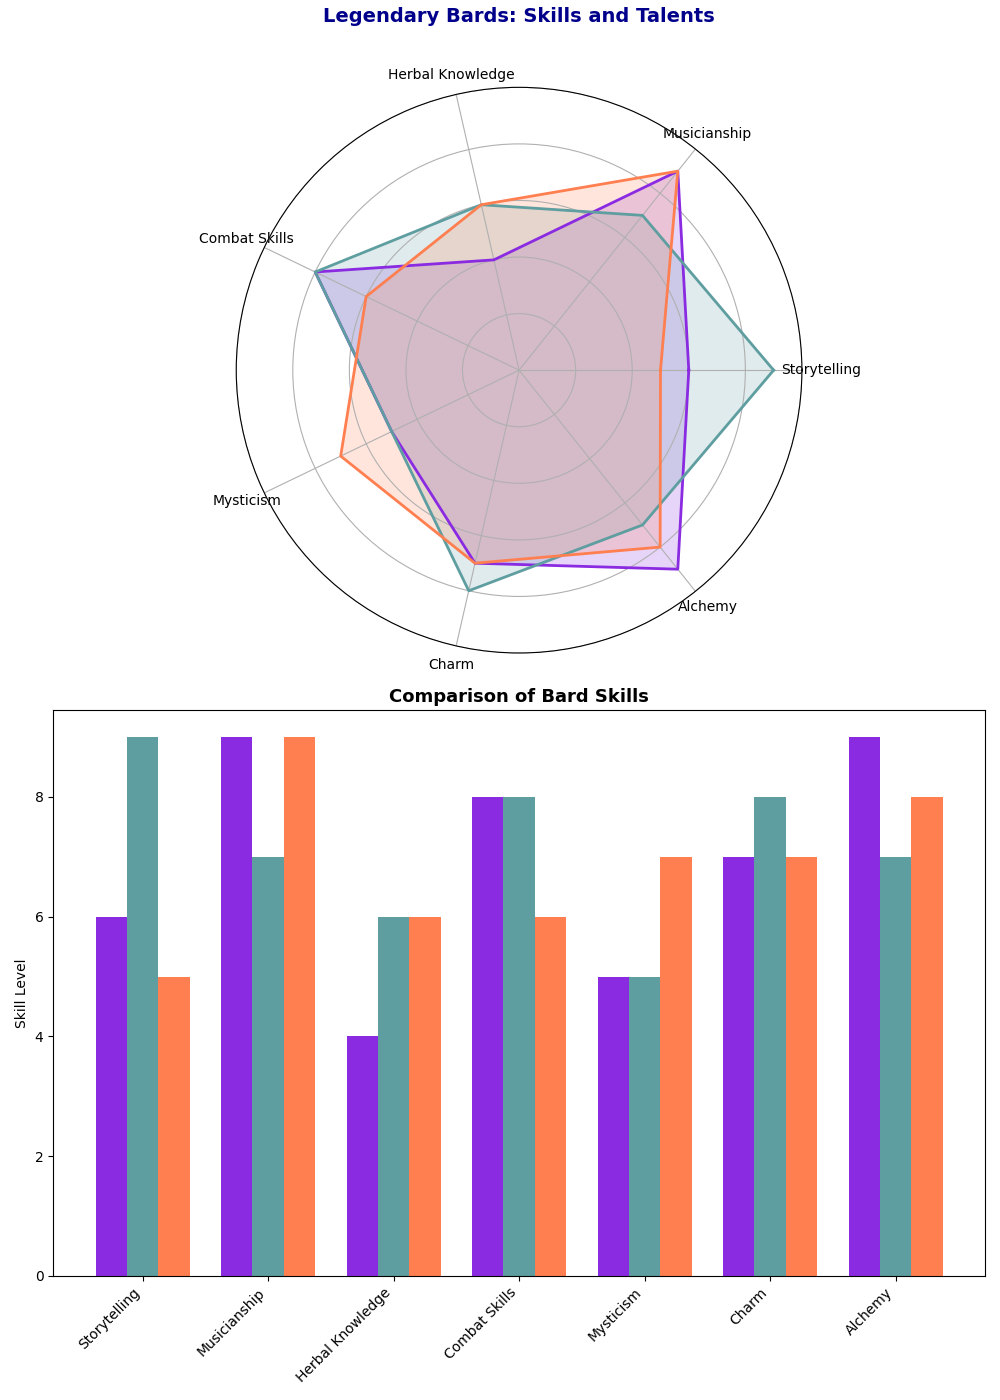

Python code for this plot:
import numpy as np
import matplotlib.pyplot as plt
from math import pi

categories = ['Storytelling', 'Musicianship', 'Herbal Knowledge', 'Combat Skills', 'Mysticism', 'Charm', 'Alchemy']

bard_1 = np.array([6, 9, 4, 8, 5, 7, 9])
bard_2 = np.array([9, 7, 6, 8, 5, 8, 7])
bard_3 = np.array([5, 9, 6, 6, 7, 7, 8])

bards_data = [bard_1, bard_2, bard_3]
bards_names = ['Lyrical Linden', 'Melodic Melody', 'Harmonious Harper']

num_vars = len(categories)
angles = np.linspace(0, 2 * np.pi, num_vars, endpoint=False).tolist()
angles += angles[:1]

# New set of colors
colors = ['#8A2BE2', '#5F9EA0', '#FF7F50']

def create_radar_chart(ax, data, categories, colors):
    for bard_data, color in zip(data, colors):
        values = np.concatenate((bard_data, [bard_data[0]]))
        ax.plot(angles, values, linewidth=2, linestyle='solid', color=color)
        ax.fill(angles, values, color=color, alpha=0.2)

    ax.set_xticks(angles[:-1])
    ax.set_xticklabels(categories, color='black', size=10)

    ax.set_ylim(0, 10)
    ax.set_yticklabels([])

fig, (ax1, ax2) = plt.subplots(2, 1, figsize=(10, 14), subplot_kw=dict(polar=True))

create_radar_chart(ax1, bards_data, categories, colors)
ax1.set_title('Legendary Bards: Skills and Talents', size=14, color='darkblue', y=1.1, fontweight='bold')

ax2.remove()
ax2 = fig.add_subplot(2, 1, 2)
x = np.arange(num_vars)
width = 0.25

ax2.bar(x - width, bard_1, width, color=colors[0])
ax2.bar(x, bard_2, width, color=colors[1])
ax2.bar(x + width, bard_3, width, color=colors[2])

ax2.set_ylabel('Skill Level')
ax2.set_title('Comparison of Bard Skills', fontsize=13, fontweight='bold')
ax2.set_xticks(x)
ax2.set_xticklabels(categories, rotation=45, ha="right", fontsize=10)

plt.tight_layout()
plt.show()
